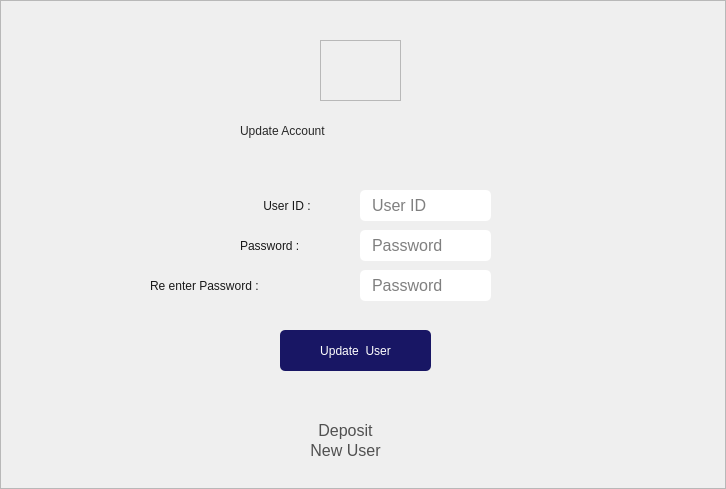
<?xml version="1.0" encoding="UTF-8"?>
<ui version="4.0">
 <class>MainWindow</class>
 <widget class="QMainWindow" name="MainWindow">
  <property name="geometry">
   <rect>
    <x>0</x>
    <y>0</y>
    <width>726</width>
    <height>489</height>
   </rect>
  </property>
  <property name="minimumSize">
   <size>
    <width>726</width>
    <height>489</height>
   </size>
  </property>
  <property name="maximumSize">
   <size>
    <width>726</width>
    <height>489</height>
   </size>
  </property>
  <property name="windowTitle">
   <string>MainWindow</string>
  </property>
  <widget class="QWidget" name="centralwidget">
   <widget class="QFrame" name="frame">
    <property name="geometry">
     <rect>
      <x>0</x>
      <y>0</y>
      <width>726</width>
      <height>489</height>
     </rect>
    </property>
    <property name="styleSheet">
     <string notr="true">background:url(:/home/updateBg2.png)</string>
    </property>
    <property name="frameShape">
     <enum>QFrame::StyledPanel</enum>
    </property>
    <property name="frameShadow">
     <enum>QFrame::Raised</enum>
    </property>
    <widget class="QLineEdit" name="lineEdit_15">
     <property name="geometry">
      <rect>
       <x>360</x>
       <y>190</y>
       <width>131</width>
       <height>31</height>
      </rect>
     </property>
     <property name="font">
      <font>
       <family>Segoe UI</family>
       <pointsize>12</pointsize>
      </font>
     </property>
     <property name="autoFillBackground">
      <bool>false</bool>
     </property>
     <property name="styleSheet">
      <string notr="true">QLineEdit {
	background:WHITE;
	border-radius: 5px;
	padding-left: 10px;
}
QLineEdit:hover {
	border: 2px solid rgb(64, 71, 88);
}
QLineEdit:focus {
	border: 2px solid rgb(91, 101, 124);
}</string>
     </property>
     <property name="inputMask">
      <string comment="D"/>
     </property>
     <property name="maxLength">
      <number>32767</number>
     </property>
     <property name="cursorPosition">
      <number>0</number>
     </property>
     <property name="readOnly">
      <bool>false</bool>
     </property>
     <property name="placeholderText">
      <string>User ID</string>
     </property>
    </widget>
    <widget class="QLineEdit" name="lineEdit_16">
     <property name="geometry">
      <rect>
       <x>360</x>
       <y>230</y>
       <width>131</width>
       <height>31</height>
      </rect>
     </property>
     <property name="font">
      <font>
       <family>Segoe UI</family>
       <pointsize>12</pointsize>
      </font>
     </property>
     <property name="autoFillBackground">
      <bool>false</bool>
     </property>
     <property name="styleSheet">
      <string notr="true">QLineEdit {
	background:WHITE;
	border-radius: 5px;
	padding-left: 10px;
}
QLineEdit:hover {
	border: 2px solid rgb(64, 71, 88);
}
QLineEdit:focus {
	border: 2px solid rgb(91, 101, 124);
}</string>
     </property>
     <property name="inputMask">
      <string comment="D"/>
     </property>
     <property name="maxLength">
      <number>32767</number>
     </property>
     <property name="echoMode">
      <enum>QLineEdit::PasswordEchoOnEdit</enum>
     </property>
     <property name="cursorPosition">
      <number>0</number>
     </property>
     <property name="readOnly">
      <bool>false</bool>
     </property>
     <property name="placeholderText">
      <string>Password</string>
     </property>
    </widget>
    <widget class="QLabel" name="label">
     <property name="geometry">
      <rect>
       <x>240</x>
       <y>110</y>
       <width>231</width>
       <height>41</height>
      </rect>
     </property>
     <property name="styleSheet">
      <string notr="true">QLabel{
		color:rgb(40,40, 40);
		font: 24pt &quot;FONTSPRING DEMO - Grotesco Book Bold&quot;;
background:transparent;
}</string>
     </property>
     <property name="text">
      <string>Update Account</string>
     </property>
    </widget>
    <widget class="QFrame" name="frame_2">
     <property name="geometry">
      <rect>
       <x>320</x>
       <y>40</y>
       <width>81</width>
       <height>61</height>
      </rect>
     </property>
     <property name="styleSheet">
      <string notr="true">background:url(:/home/user.png)</string>
     </property>
     <property name="frameShape">
      <enum>QFrame::StyledPanel</enum>
     </property>
     <property name="frameShadow">
      <enum>QFrame::Raised</enum>
     </property>
    </widget>
    <widget class="QLabel" name="label_3">
     <property name="geometry">
      <rect>
       <x>260</x>
       <y>190</y>
       <width>91</width>
       <height>31</height>
      </rect>
     </property>
     <property name="styleSheet">
      <string notr="true">QLabel{
		color:rgb(25, 25, 25);
		font: 16pt &quot;FONTSPRING DEMO - Grotesco Book&quot;;
background:transparent;
}</string>
     </property>
     <property name="text">
      <string> User ID :</string>
     </property>
    </widget>
    <widget class="QLabel" name="label_4">
     <property name="geometry">
      <rect>
       <x>240</x>
       <y>230</y>
       <width>111</width>
       <height>31</height>
      </rect>
     </property>
     <property name="styleSheet">
      <string notr="true">QLabel{
		color:rgb(25, 25, 25);
		font: 16pt &quot;FONTSPRING DEMO - Grotesco Book&quot;;
background:transparent;
}</string>
     </property>
     <property name="text">
      <string>Password :</string>
     </property>
    </widget>
    <widget class="QLabel" name="label_5">
     <property name="geometry">
      <rect>
       <x>150</x>
       <y>270</y>
       <width>201</width>
       <height>31</height>
      </rect>
     </property>
     <property name="styleSheet">
      <string notr="true">QLabel{
		color:rgb(25, 25, 25);
		font: 16pt &quot;FONTSPRING DEMO - Grotesco Book&quot;;
background:transparent;
}</string>
     </property>
     <property name="text">
      <string>Re enter Password :</string>
     </property>
    </widget>
    <widget class="QLineEdit" name="lineEdit_17">
     <property name="geometry">
      <rect>
       <x>360</x>
       <y>270</y>
       <width>131</width>
       <height>31</height>
      </rect>
     </property>
     <property name="font">
      <font>
       <family>Segoe UI</family>
       <pointsize>12</pointsize>
      </font>
     </property>
     <property name="autoFillBackground">
      <bool>false</bool>
     </property>
     <property name="styleSheet">
      <string notr="true">QLineEdit {
	background:WHITE;
	border-radius: 5px;
	padding-left: 10px;
}
QLineEdit:hover {
	border: 2px solid rgb(64, 71, 88);
}
QLineEdit:focus {
	border: 2px solid rgb(91, 101, 124);
}</string>
     </property>
     <property name="inputMask">
      <string comment="D"/>
     </property>
     <property name="maxLength">
      <number>32767</number>
     </property>
     <property name="echoMode">
      <enum>QLineEdit::Password</enum>
     </property>
     <property name="cursorPosition">
      <number>0</number>
     </property>
     <property name="readOnly">
      <bool>false</bool>
     </property>
     <property name="placeholderText">
      <string>Password</string>
     </property>
    </widget>
    <widget class="QPushButton" name="pushButton_5">
     <property name="geometry">
      <rect>
       <x>280</x>
       <y>330</y>
       <width>151</width>
       <height>41</height>
      </rect>
     </property>
     <property name="cursor">
      <cursorShape>PointingHandCursor</cursorShape>
     </property>
     <property name="styleSheet">
      <string notr="true">QPushButton{
	color:White;
    font: 500 12pt &quot;Segoe UI &quot;;
	background:rgb(24, 22, 100);
	border-radius:5px
}

QPushButton:hover
{
color:rgb(0, 0, 0);
    
	font: 500 12pt &quot;Segoe UI &quot;;
border-radius:5px;
background:white;
}
QPushButton:pressed {	
	background-color: rgb(85, 170, 255);
}</string>
     </property>
     <property name="text">
      <string>Update  User</string>
     </property>
     <property name="autoDefault">
      <bool>false</bool>
     </property>
     <property name="default">
      <bool>false</bool>
     </property>
    </widget>
    <widget class="QPushButton" name="pushButton_23">
     <property name="geometry">
      <rect>
       <x>280</x>
       <y>420</y>
       <width>131</width>
       <height>21</height>
      </rect>
     </property>
     <property name="font">
      <font>
       <family>Segoe UI</family>
       <pointsize>12</pointsize>
       <weight>50</weight>
       <italic>false</italic>
       <bold>false</bold>
      </font>
     </property>
     <property name="cursor">
      <cursorShape>PointingHandCursor</cursorShape>
     </property>
     <property name="styleSheet">
      <string notr="true">QPushButton{
background:transparent;
	font: 12pt &quot;Segoe UI&quot;;
color:rgb(80,80,80);
border-radius:10px;
}
QPushButton:hover{;
	font: 12.5pt &quot;Segoe UI&quot;;
text-decoration: underline;
}
QPushButton:pressed {	
	color: rgb(85, 170, 255);
}</string>
     </property>
     <property name="text">
      <string>Deposit</string>
     </property>
    </widget>
    <widget class="QPushButton" name="pushButton_24">
     <property name="geometry">
      <rect>
       <x>280</x>
       <y>430</y>
       <width>131</width>
       <height>41</height>
      </rect>
     </property>
     <property name="font">
      <font>
       <family>Segoe UI</family>
       <pointsize>12</pointsize>
       <weight>50</weight>
       <italic>false</italic>
       <bold>false</bold>
      </font>
     </property>
     <property name="cursor">
      <cursorShape>PointingHandCursor</cursorShape>
     </property>
     <property name="styleSheet">
      <string notr="true">QPushButton{
background:transparent;
	font: 12pt &quot;Segoe UI&quot;;
color:rgb(80,80,80);
border-radius:10px;
}
QPushButton:hover{;
	font: 13pt &quot;Segoe UI&quot;;
text-decoration: underline;
}
QPushButton:pressed {	
	color: rgb(85, 170, 255);
}</string>
     </property>
     <property name="text">
      <string>New User</string>
     </property>
    </widget>
   </widget>
  </widget>
 </widget>
 <resources>
  <include location="resources/homeicon.qrc"/>
 </resources>
 <connections/>
</ui>
